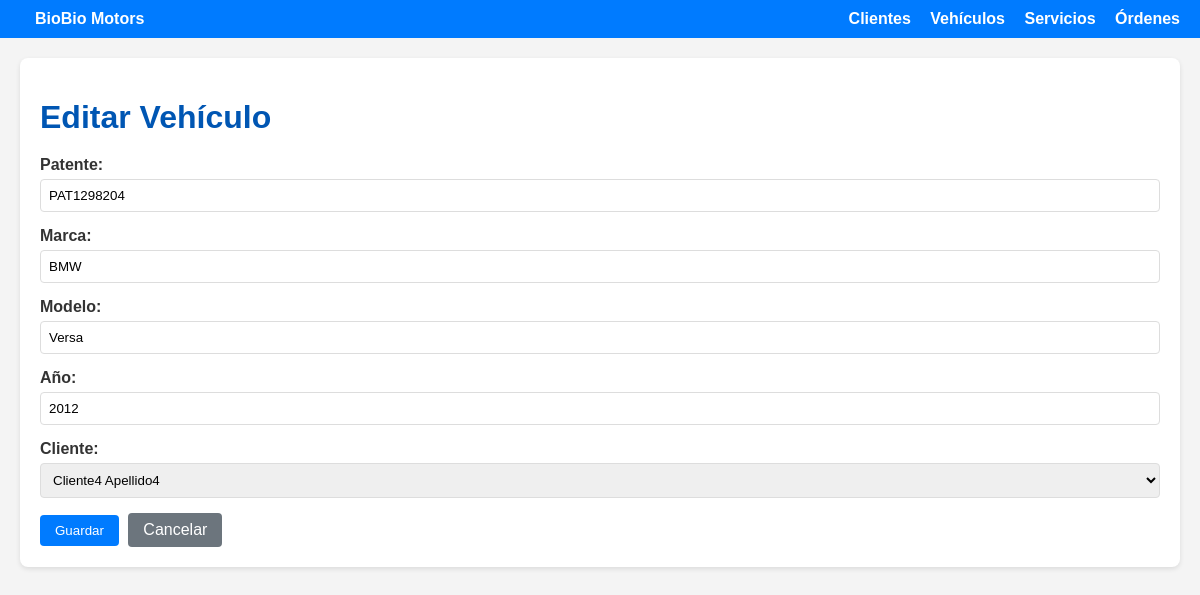
Page /gestion/vehiculos/4/edit/ on the committed database.
### gestion/models.py (models this page shows, shortened)
class Vehiculo(models.Model):
    patente = models.CharField(max_length=10, unique=True, verbose_name="Patente") # Patente única del vehículo
    marca = models.CharField(max_length=50, verbose_name="Marca") # Marca del vehículo
    modelo = models.CharField(max_length=50, verbose_name="Modelo") # Modelo del vehículo
    año = models.IntegerField(verbose_name="Año") # Año de fabricación del vehículo
    cliente = models.ForeignKey(
        Cliente,
        on_delete=models.CASCADE,
        related_name='vehiculos',
        verbose_name="Cliente"
    ) # Relación uno a muchos con el modelo Cliente
    class Meta:
        verbose_name = "Vehículo"
        verbose_name_plural = "Vehículos"
        ordering = ['patente'] # Ordenar vehículos por patente

### gestion/views.py (the view)
# urls.py: path('vehiculos/<int:pk>/edit/', views.vehiculo_update, name='vehiculo_update'), # Edita un vehículo existente por su ID
def vehiculo_update(request, pk):
    vehiculo = get_object_or_404(Vehiculo, pk=pk) # Obtiene el vehículo o devuelve un 404
    if request.method == 'POST':
        form = VehiculoForm(request.POST, instance=vehiculo) # Vincula el formulario con los datos POST y la instancia existente
        if form.is_valid():
            form.save()
            return redirect('vehiculo_list') # Redirige a la lista de vehículos después de actualizar
    else:
        form = VehiculoForm(instance=vehiculo) # Crea un formulario pre-rellenado para GET
    return render(request, 'gestion/vehiculo_form.html', {'form': form, 'titulo': 'Editar Vehículo'})

### gestion/forms.py
class VehiculoForm(forms.ModelForm):
    class Meta:
        model = Vehiculo
        fields = ['patente', 'marca', 'modelo', 'año', 'cliente']
        widgets = {
            'patente': forms.TextInput(attrs={'class': 'form-control'}),
            'marca': forms.TextInput(attrs={'class': 'form-control'}),
            'modelo': forms.TextInput(attrs={'class': 'form-control'}),
            'año': forms.NumberInput(attrs={'class': 'form-control'}),
            'cliente': forms.Select(attrs={'class': 'form-control'}),
        }

### gestion/models.py (called while the page is built)
    def __str__(self):
        return f"{self.nombre} {self.apellido}"

### gestion/templates/gestion/vehiculo_form.html (shortened to what this page needs)
{% extends 'gestion/base.html' %}
{% block content %}
    <h1>{{ titulo }}</h1>
    <form method="post">
        {% for field in form %}
            <div class="form-group">
                {{ field.label_tag }}
                {{ field }}
            </div>
        {% endfor %}
        <button type="submit" class="btn">Guardar</button>
        <a href="{% url 'vehiculo_list' %}" class="btn btn-secondary">Cancelar</a>
    </form>
{% endblock %}

### gestion/templates/gestion/base.html (style rules this page uses)
body { font-family: Arial, sans-serif; margin: 0; background-color: #f4f4f4; color: #333; }
h1 { color: #0056b3; margin-bottom: 20px; }
.btn { display: inline-block; padding: 8px 15px; margin-right: 5px; border-radius: 4px; text-decoration: none; color: white; background-color: #007bff; border: none; cursor: pointer; }
.btn-secondary { background-color: #6c757d; }
.form-group { margin-bottom: 15px; }
label { display: block; margin-bottom: 5px; font-weight: bold; }
.form-control { width: 100%; padding: 8px; border: 1px solid #ddd; border-radius: 4px; box-sizing: border-box; }

### rows in the picture
Vehiculo: form "PAT1298204" "BMW" "Versa" "2012" "Cliente4 Apellido4"

### other values in the picture
{{ titulo }} "Editar Vehículo"
{{ field.label_tag }} "Patente:" "Marca:" "Modelo:" "Año:" "Cliente:"
